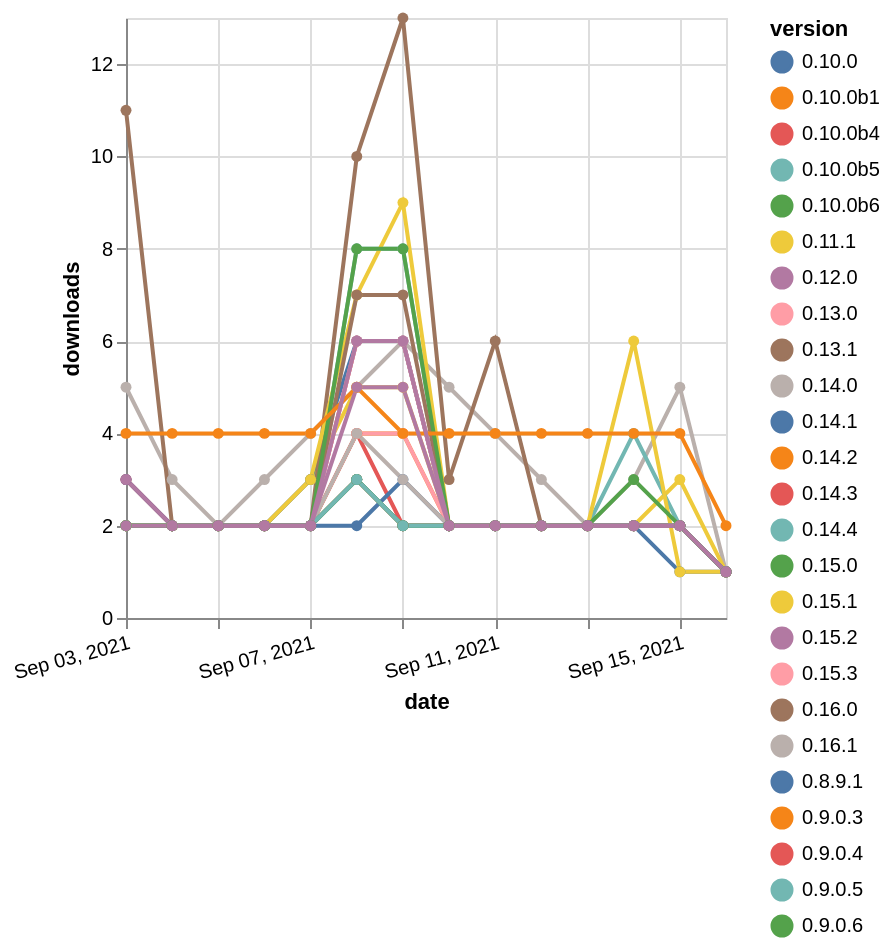

Vega-Lite specification for this chart:
### Vega-Lite specification from a JSON file in a GitHub repository (floating-point values rounded to 4 significant figures; data arrays with more than 128 entries replaced by an {"elided": "..."} marker saying what was removed)
{"$schema": "https://vega.github.io/schema/vega-lite/v5.json", "description": "A simple bar chart with embedded data.", "data": {"values": {"elided": "350 records"}}, "width": "container", "mark": {"type": "line", "point": {"filled": true}}, "encoding": {"x": {"field": "date", "type": "temporal", "timeUnit": "yearmonthdate", "title": "date", "axis": {"labelAngle": -15}}, "y": {"field": "delta", "type": "quantitative", "title": "downloads"}, "color": {"field": "version", "type": "nominal"}, "tooltip": {"field": "delta"}}}
